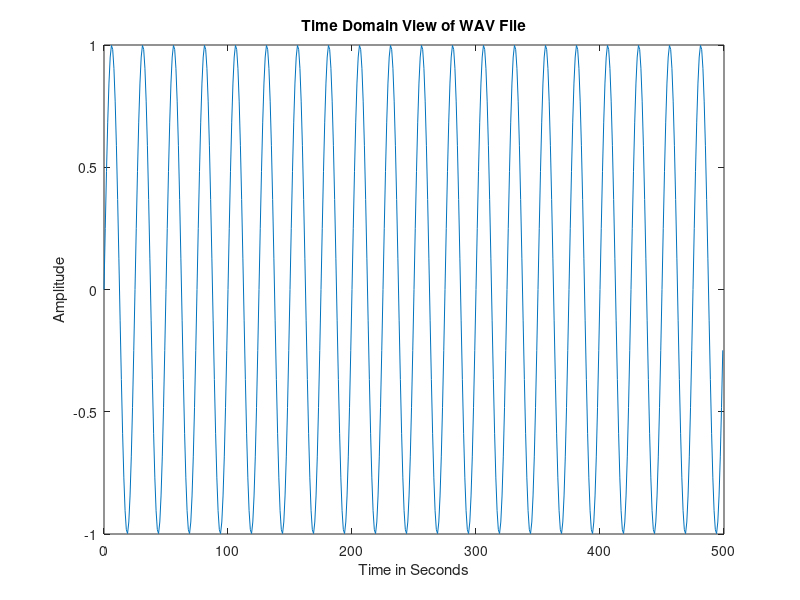
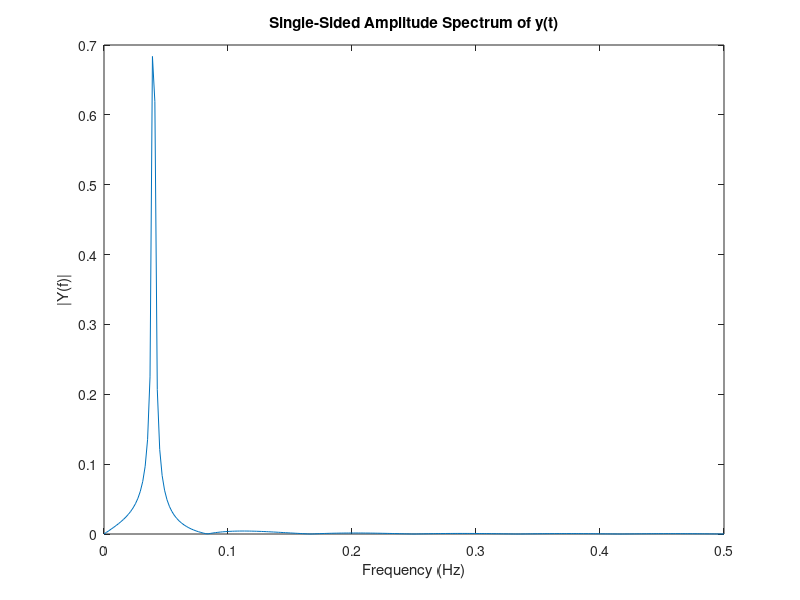

The MATLAB source for these figures, in order: (Note: this script raises an error after producing the figures.)
clear, clc;
Fs=1;
t=0:1/Fs:499;
x=sin(2*pi*0.04*t);
L=length(x);

NFFT = 2^nextpow2(L); % Next power of 2 from length of y
Y = fft(x,NFFT)/L;
f = Fs/2*linspace(0,1,NFFT/2+1);
amp=2*abs(Y(1:NFFT/2+1));


%Plot time-domain wave
scrsz = get(0,'ScreenSize');
figure('Position',[50 400 scrsz(3)/3 scrsz(4)/3])
plot(t,x);
title('Time Domain View of WAV File')
xlabel('Time in Seconds')
ylabel('Amplitude')

%Plot single-sided amplitude spectrum.
figure('Position',[600 500 scrsz(3)/3 scrsz(4)/3])
plot(f,amp);
title('Single-Sided Amplitude Spectrum of y(t)')
xlabel('Frequency (Hz)')
ylabel('|Y(f)|')

%Plot Spectrogram
[S,F,T,P] = spectrogram(x,256,128,256,Fs);
figure('Position',[1200 400 scrsz(3)/3 scrsz(4)/3])
surf(T,F,10*log10(P),'edgecolor','none'); axis tight; 
view(0,90);
title('Spectrogram of WAV File')
xlabel('Time in Seconds)'); ylabel('Frequency in Hz');

[Bspec, waxis]=bispecd(x,10,8,50)